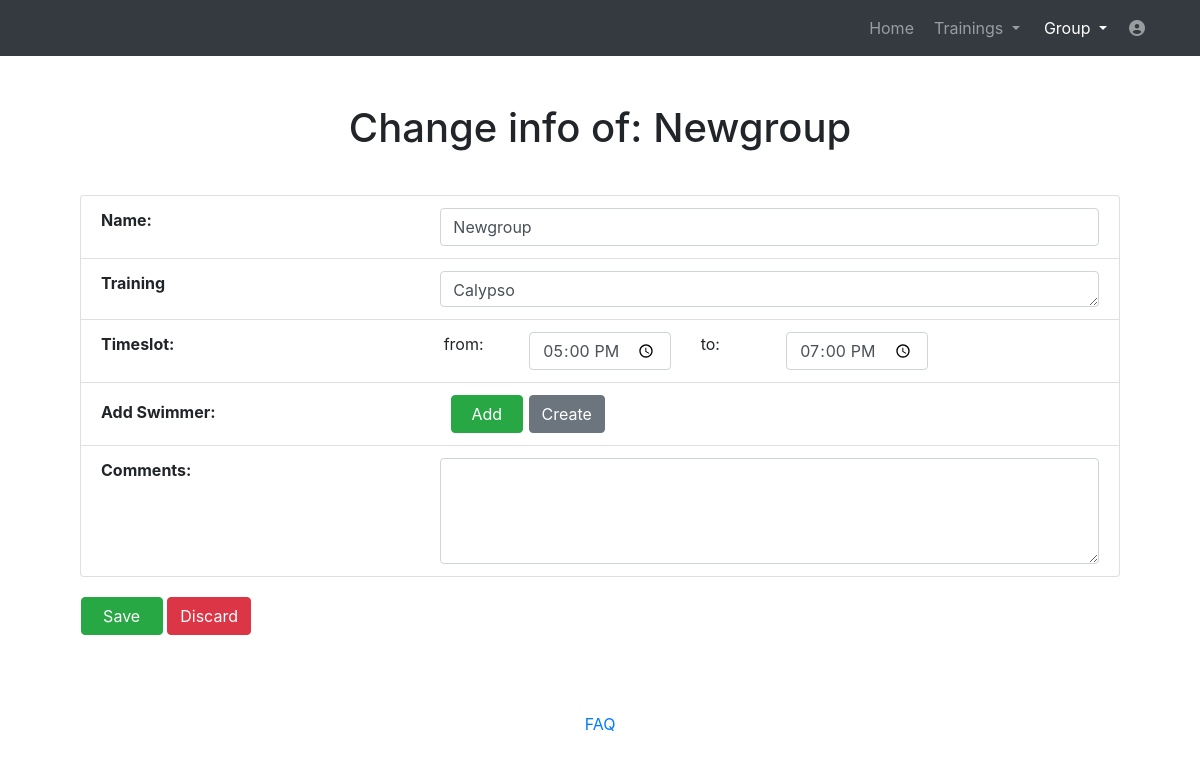
Page /website/altergroup/1 (signed in) on the committed database.
### website/models.py (models this page shows)
class Group(models.Model):
    name = models.CharField(max_length=30)
    num = models.IntegerField(default=0)
    starttime = models.CharField(max_length=25, default='')
    endtime = models.CharField(max_length=25, default='')
    comments = models.CharField(max_length=828, null=True)
    place = models.CharField(max_length=255, null=True)
    user = models.ForeignKey(User, on_delete=models.CASCADE)

### website/views_loggedin.py (the view)
# urls.py: path('altergroup/<int:group_id>', views_loggedin.altergroup, name='altergroup'),
@login_required
def altergroup(request, group_id):
    if Group.objects.filter(pk=group_id).exists():
        group = Group.objects.get(pk=group_id)
        if group.user == request.user:
            return render(request, 'altergroup.html', context={'group': group, 'group_id': group_id})
        else:
            messages.info(request, 'Access denied. You are not the owner of this group!', extra_tags='alert')
            return HttpResponseRedirect(reverse('group'))
    else:
        messages.info(request, 'The group with the id ' + str(group_id) + ' does not exist.', extra_tags='alert')
        return HttpResponseRedirect(reverse('group'))

### templates/altergroup.html (shortened to what this page needs)
<!DOCTYPE html>
<html lang="en">
<head>
  {% load static %}
  <link href="{% static 'vendor/bootstrap/css/bootstrap.min.css' %}" rel="stylesheet">
  <link media="screen" href="{% static 'css/plan.css' %}" rel="stylesheet">
  <link media="print" href="{% static 'css/print.css' %}" rel="stylesheet">
  <link href="{% static 'vendor/fontawesome-free/css/all.min.css' %}" rel="stylesheet" type="text/css">
  <link href="//netdna.bootstrapcdn.com/font-awesome/3.2.1/css/font-awesome.css" rel="stylesheet">
</head>
<body>
  <nav class="navbar navbar-expand-lg navbar-dark bg-dark static-top">
    <div class="container">
      <div class="collapse navbar-collapse" id="navbarResponsive">
        <ul class="navbar-nav ml-auto">
          <li class="nav-item ">
            <a class="nav-link" href="../home">Home</a>
          </li>
		  <li class="nav-item dropdown no-arrow mx-1">
			<a class="nav-link dropdown-toggle" href="#" id="messagesDropdown" role="button" data-toggle="dropdown" aria-haspopup="true" aria-expanded="false">
					Trainings
			</a>
		  </li>
          <li class="nav-item dropdown no-arrow mx-1 active">
			<a class="nav-link dropdown-toggle" href="#" id="messagesDropdown" role="button" data-toggle="dropdown" aria-haspopup="true" aria-expanded="false">
					Group
			</a>
		  </li>
		   <li class="nav-item dropdown no-arrow">
			<a class="nav-link " href="#" id="userDropdown" role="button" data-toggle="dropdown" aria-haspopup="true" aria-expanded="false">
			  <i class="fas fa-user-circle fa-fw"></i>
			</a>
		  </li>
        </ul>
      </div>
    </div>
  </nav>
  <div class="container">
    <div class="row">
      <div class="col-lg-12 text-center">
        <h1 class="mt-5">Change info of: {{group.name}}</h1>
      </div>
    </div>
    <div class="tab-content" style="padding:15px;">
      <div class="tab-pane active" id="profile">
        <div>
             <div class="card-body">
                    <ul class="list-group" style="margin:0px">
                        <li class="list-group-item"><b>Name:</b> <input type="text" id="name" name="name" class="form-control" value="{{group.name}}" style="width:66%;float:right;">
                        </li>
                        <li class="list-group-item"><b>Training </b>
                            <textarea id="location" name="info" class="form-control textarea" rows="1"  >{{group.place}}</textarea>
                        </li>
                        <li class="list-group-item">
                            <div class="row">
                              <div class="col-lg-2"><b>Timeslot:</b></div>
                              <div class="col-lg-2"></div>
                              <div class="col-lg-1">from:</div>
                              <div class="col-lg-2"><input class="form-control" type="time" value="{{group.starttime}}" id="starttime" ></div>
                              <div class="col-lg-1">to:</div>
                              <div class="col-lg-2"><input class="form-control" type="time" value="{{group.endtime}}" id="endtime"></div>
                              <div class="col-lg-2"></div>
                            </div>
                        </li>
                        <li class="list-group-item"><b>Add Swimmer:</b>
                            <button type="button" id="add" name="add" class="btn btn-success add"  style="margin-left: 23.1%; padding-left: 2.0%;padding-right: 2.0%;"data-toggle="modal" data-target="#addModal">Add</button>
                          <button type="button" id="create" name="create" class="btn btn-secondary" style="margin-left: 0.1%;" data-toggle="modal" data-target="#createModal">Create</button>
                        </li>
                         <li class="list-group-item"><b>Comments:</b>
                            <textarea style="height: 108px;" id="comments" name="info" class="form-control textarea" rows="1" >{{group.comments}}</textarea>
                        </li>
                    </ul>
            </div>
            <div style="margin-bottom: 2.0%">
              <button type="button" id="save" name="save" class="btn btn-success save"  style="margin-left: 1.9%; padding-left: 2.0%;padding-right: 2.0%;" data-toggle="modal" data-target="#saveModal">Save</button>
              <a class="btn btn-danger" data-toggle="modal" style="color: white;" data-target="#resetModal">Discard</a>
            </div>
        </div>
      </div>
    </div>
  </div>
  <br>
    <footer class="page-footer font-small blue">
      <div class="footer-copyright text-center py-3">
        <a href="../help"> FAQ</a>
      </div>
    </footer>
</body>
</html>

### static/css/print.css (style rules this page uses)
body { margin:0; padding:0; line-height: 1.4em; word-spacing:1px; letter-spacing:0.2px; color: #000; }
a:link, a:visited { background: transparent; color:#333; text-decoration:none; }
h1 { display:none; }
.btn, .btn-danger, .deletehide, .table-add, .footer-copyright, img { display:none; }
textarea { resize: none; }

### rows in the picture
Group: name "Newgroup", info "Calypso", starttime "17:00", endtime "19:00"
